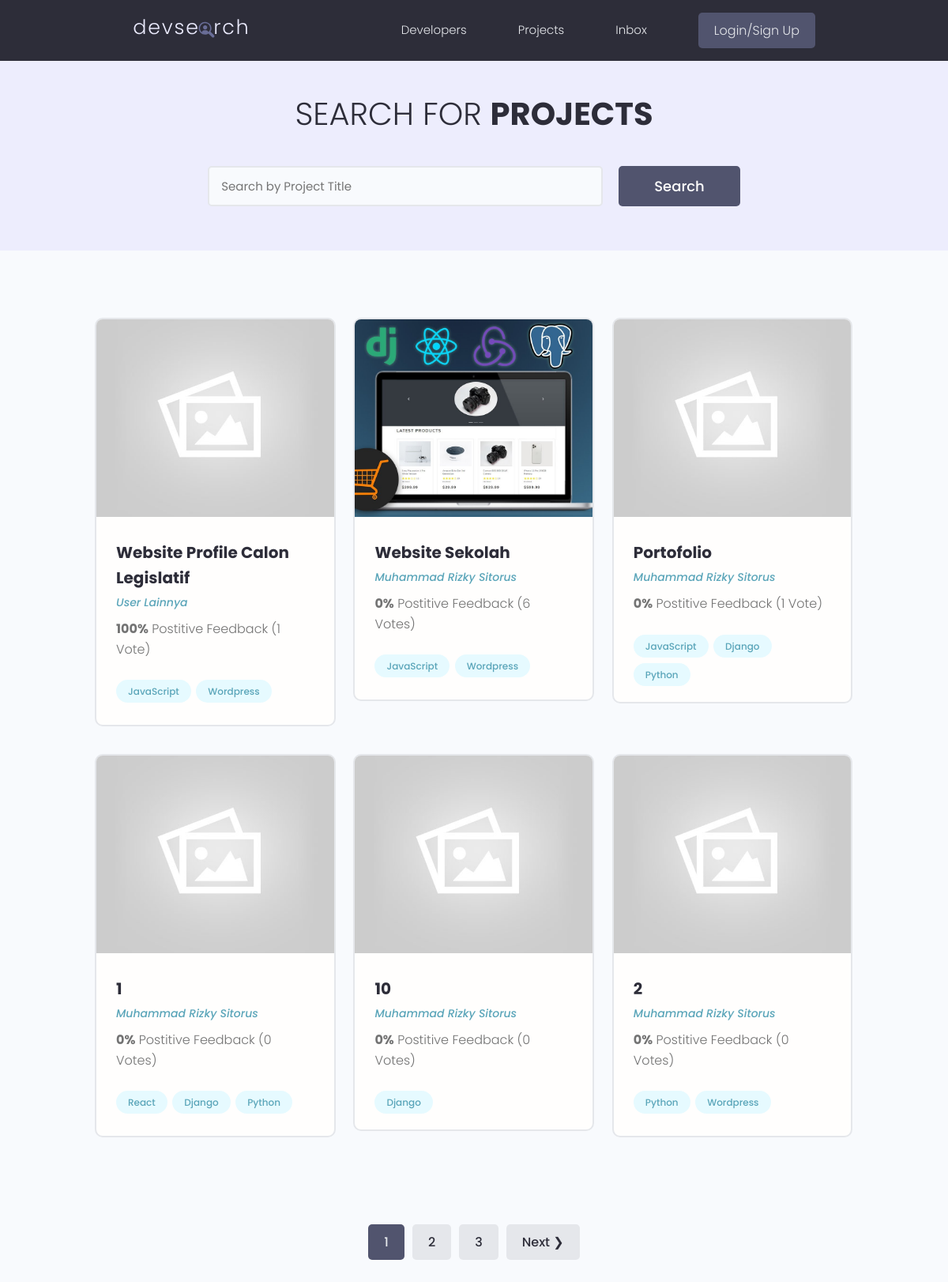
/projects/, run on the app's committed database.
### projects/models.py (models this page shows, shortened)
class Project(models.Model):
    owner = models.ForeignKey("users.Profile", null=True, blank=True, on_delete=models.SET_NULL)
    title = models.CharField(max_length=100)
    description = models.TextField(null=True, blank=True)
    featured_img = models.ImageField(null=True, blank=True, default='default.jpg')
    demo_link = models.CharField(max_length=2000, null=True, blank=True)
    source_link = models.CharField(max_length=2000, null=True, blank=True)
    tags = models.ManyToManyField('Tag', blank=True)
    vote_total = models.IntegerField(default=0, null=True, blank=True)
    vote_ratio = models.IntegerField(default=0, null=True, blank=True)
    created = models.DateTimeField(auto_now_add=True)
    id = models.UUIDField(default=uuid.uuid4, unique=True, primary_key=True, editable=False)
    class Meta:
        ordering = ['-vote_ratio', '-vote_total', 'title']

class Tag(models.Model):
    name = models.CharField(max_length=100)
    created = models.DateTimeField(auto_now_add=True)
    id = models.UUIDField(default=uuid.uuid4, unique=True, primary_key=True, editable=False)
    def __str__(self):
        return self.name

### users/models.py (models this page shows, shortened)
class Profile(models.Model):
    user = models.OneToOneField(User, on_delete=models.CASCADE, null=True, blank=True)
    name = models.CharField(max_length=200, null=True, blank=True)
    email = models.EmailField(max_length=254, null=True, blank=True)
    username = models.CharField(max_length=200, null=True, blank=True)
    locations = models.CharField(max_length=200, null=True, blank=True)
    short_intro = models.CharField(max_length=200, null=True, blank=True)
    bio = models.TextField(null=True, blank=True)
    profile_image = models.ImageField(null=True, blank=True, upload_to='profiles/', default='profiles/user-default.png')
    social_github = models.CharField(max_length=200, null=True, blank=True)
    social_linkedin = models.CharField(max_length=200, null=True, blank=True)
    social_website = models.CharField(max_length=200, null=True, blank=True)
    created = models.DateTimeField(auto_now_add=True)
    id = models.UUIDField(default=uuid.uuid4, unique=True, primary_key=True, editable=False)

### projects/views.py (the view)
# urls.py: path('projects/', include('projects.urls')),
def projects(request):
    projects, search_query = searchProjects(request)
    custom_range, projects = paginateProjects(request, projects, 6)
    context = {
        'projects': projects,
        'search_query': search_query,
        'custom_range': custom_range,
        }
    return render(request, 'projects/projects.html', context)

### projects/utils.py (called while the page is built)
def paginateProjects(request, projects, results):
    page = request.GET.get('page')
    paginator = Paginator(projects, results)
    try:
        projects = paginator.page(page)
    except PageNotAnInteger:
        page=1
        projects = paginator.page(page)
    except EmptyPage:
        page=paginator.num_pages
        projects = paginator.page(page)
    leftIndex = (int(page) - 4)
    if leftIndex < 1:
        leftIndex = 1
    rightIndex = (int(page) + 5)
    if rightIndex > paginator.num_pages:
        rightIndex = paginator.num_pages + 1
    custom_range = range(leftIndex, rightIndex)
    return custom_range, projects

def searchProjects(request):
    seacrh_query = ''
    if request.GET.get('query'):
        seacrh_query = request.GET.get('query')
    tags = Tag.objects.filter(name__icontains=seacrh_query)
    projects = Project.objects.distinct().filter(
        Q(title__icontains=seacrh_query)|
        Q(description__icontains=seacrh_query)|
        Q(owner__name__icontains=seacrh_query)|
        Q(tags__in=tags)
        )
    return projects, seacrh_query

### projects/templates/projects/projects.html (shortened to what this page needs)
{% extends "main.html" %}
{% block content %}
<main class="projects">
    <section class="hero-section text-center">
      <div class="container container--narrow">
        <div class="hero-section__box">
          <h2>Search for <span>Projects</span></h2>
        </div>
        <div class="hero-section__search">
          <form class="form" action="{% url 'projects' %}" method="get">
            <div class="form__field">
              <input class="input input--text" id="formInput#search" type="text" name="query"
                value="{{search_query}}" placeholder="Search by Project Title" />
            </div>
            <input class="btn btn--sub btn--lg" type="submit" value="Search" />
          </form>
        </div>
      </div>
    </section>
    <section class="projectsList">
      <div class="container">
        <div class="grid grid--three">
        {% for project in projects %}
          <div class="column">
            <div class="card project">
              <a href="{% url 'project' project.id %}" class="project">
                <img class="project__thumbnail" src="{{ project.featured_img.url }}" alt="project thumbnail" />
                <div class="card__body">
                  <h3 class="project__title">{{ project.title }}</h3>
                  <p><a class="project__author" href="{% url 'user-profile' project.owner.id %}">{{ project.owner.name }}</a></p>
                  <p class="project--rating">
                    <span style="font-weight: bold;">{{ project.vote_ratio }}%</span> Postitive
                    Feedback ({{ project.vote_total }} Vote{{project.vote_total|pluralize:'s'}})
                  </p>
                  <div class="project__tags">
                    {% for tag in project.tags.all %}
                    <span class="tag tag--pill tag--main">
                      <small>{{tag}}</small>
                    </span>
                    {% endfor %}
                  </div>
                </div>
              </a>
            </div>
          </div>
        {% endfor %}
        </div>
      </div>
    </section>
    {% include "pagination.html" with queryset=projects %}
  </main>
{% endblock content %}

### static/styles/app.css (style rules this page uses)
:root { --color-sub: #2d2d39; }
.btn--sub { background-color: var(--color-sub-light); }
.card { border: 2px solid var(--color-light); }
img { width: 100%; }
.hero-section { height: 40vh; display: flex; align-items: center; background-color: var(--color-sub); }
.hero-section__box { margin-bottom: 4rem; }
.hero-section__box > h2, .hero-section__box > h2 > span { font-size: 4rem; color: var(--color-light); line-height: 1.3; text-transform: uppercase; }
.hero-section__box > h2 { font-weight: 300; }
.hero-section__box > h2 > span { font-weight: 700; }
.hero-section__search > .form { display: flex; align-items: center; justify-content: center; gap: 2rem; }
.hero-section__search > .form input.input--text { width: 50rem; }
.project__author { font-size: 1.4rem; font-style: italic; }
.project--rating { margin-bottom: 1.6em; margin-top: .5em; }
.projects > .hero-section { background: var(--color-sub-lighter); height: 30vh; }
.projects .hero-section__box { margin-bottom: 2.5rem; }
.projects .hero-section__box > h2 { color: var(--color-sub); }
.projects .hero-section__box > h2 > span { font-weight: 700; color: var(--color-sub); }
.projectsList { margin-top: 8rem; }
.project__thumbnail { height: 25rem; object-fit: cover; object-position: top center; }
.project__title { font-size: 2rem; font-weight: 700; color: var(--color-sub); }

### static/uikit/styles/modules/_variables.css (style rules this page uses)
:root { --color-main: #5aa5b9; --color-main-light: #e6faff; --color-sub: #3f4156; --color-sub-light: #51546e; --color-sub-lighter: #ededfd; --color-text: #737373; --color-gray: #8b8b8b; --color-light: #e5e7eb; --color-light-gray: #767676; --color-bg: #f8fafd; --color-white: #fffefd; --color-white-light: #f3f3f3; --color-success: #359e64; --color-success-bg: #def8e8; --color-error: #fc4b0b; --color-error-bg: #fff2ee; --font-base: 'Poppins', arial, helvetica, 'Segoe UI', roboto, ubuntu, sans-serif; --font-monospace: 'Fira Code', 'Courier New', courier, monospace; --font-regular: 300; --font-medium: 500; --font-bold: 700; --generic-shadow: 1px 1px 5px #00000010; --generic-transition: all 0.3s ease-in-out; }

### static/uikit/styles/modules/_base.css (style rules this page uses)
* { margin: 0; padding: 0; box-sizing: border-box; text-rendering: optimizeLegibility; color: inherit; font-size: inherit; }
html { font-size: 50%; }
@media only screen and (min-width: 480px) { html { font-size: 56.25%; } }
@media only screen and (min-width: 1200px) { html { font-size: 62.5%; } }
body { line-height: 1.6; font-weight: 400; font-size: 1.5rem; color: var(--color-text); background-color: var(--color-bg); min-height: 100vh; }

### static/uikit/styles/modules/_typography.css (style rules this page uses)
* { font-family: var(--font-base); }
h2 { font-size: 3.6rem; font-weight: var(--font-bold); }
h3 { font-size: 3.2rem; font-weight: var(--font-medium); }
p, span, strong { font-size: 1.6rem; color: var(--color-text); font-weight: var(--font-regular); }
a { padding-bottom: 2px; text-decoration: none; display: inline-block; color: var(--color-main); font-weight: var(--font-medium); }

### static/uikit/styles/modules/_utilities.css (style rules this page uses)
.container { width: 92%; max-width: 165rem; margin: 0 auto; box-sizing: border-box; }
.container--narrow { width: 92%; max-width: 120rem; }
@media screen and (min-width: 1000px) { .container { width: 90%; } }
@media screen and (min-width: 1000px) { .container--narrow { width: 85%; } }
@media screen and (min-width: 1200px) { .container { width: 80%; } }
@media screen and (min-width: 1200px) { .container--narrow { width: 72%; } }
.text-center { text-align: center; }

### static/uikit/styles/modules/_button.css (style rules this page uses)
.btn { display: inline-block; position: relative; cursor: pointer; background-color: var(--color-light); font-weight: var(--font-medium); color: var(--color-sub); text-decoration: none; padding: 1rem 2rem; border-radius: 0.5rem; border: none; width: -webkit-fit-content; width: -moz-fit-content; width: fit-content; height: -webkit-fit-content; height: -moz-fit-content; height: fit-content; font-size: 1.6rem; outline-width: 0; outline-color: transparent; -webkit-backface-visibility: hidden; backface-visibility: hidden; transition: all 0.3s ease-in-out; }
.btn--sub { background-color: var(--color-sub); color: var(--color-white); }
.btn--lg { font-size: 1.8rem; padding: 1.2rem 4.5rem; }

### static/uikit/styles/modules/_card.css (style rules this page uses)
.card { border-radius: 1rem; background-color: var(--color-white); border: 1.5px solid var(--color-light); width: auto; height: auto; margin-top: 0.5rem; margin-bottom: 0.5rem; overflow: hidden; }
.card__body, .card__header { padding: 2rem 2.5rem; }

### data on the page
Project: featured_img (placeholder picture), title "Website Profile Calon Legislatif", owner.name "User Lainnya", vote_ratio "100", vote_total "1"
Tag: name "JavaScript"
Tag: name "Wordpress"
Project: featured_img (picture), title "Website Sekolah", owner.name "Muhammad Rizky Sitorus", vote_ratio "0", vote_total "6"
Project: featured_img (placeholder picture), title "Portofolio", owner.name "Muhammad Rizky Sitorus", vote_ratio "0", vote_total "1"
Tag: name "Django"
Tag: name "Python"
Project: featured_img (placeholder picture), title "1", owner.name "Muhammad Rizky Sitorus", vote_ratio "0", vote_total "0"
Tag: name "React"
Project: featured_img (placeholder picture), title "10", owner.name "Muhammad Rizky Sitorus", vote_ratio "0", vote_total "0"
Project: featured_img (placeholder picture), title "2", owner.name "Muhammad Rizky Sitorus", vote_ratio "0", vote_total "0"

### other printed values
{{ page }} "1"
{{ page }} "2" "3"
